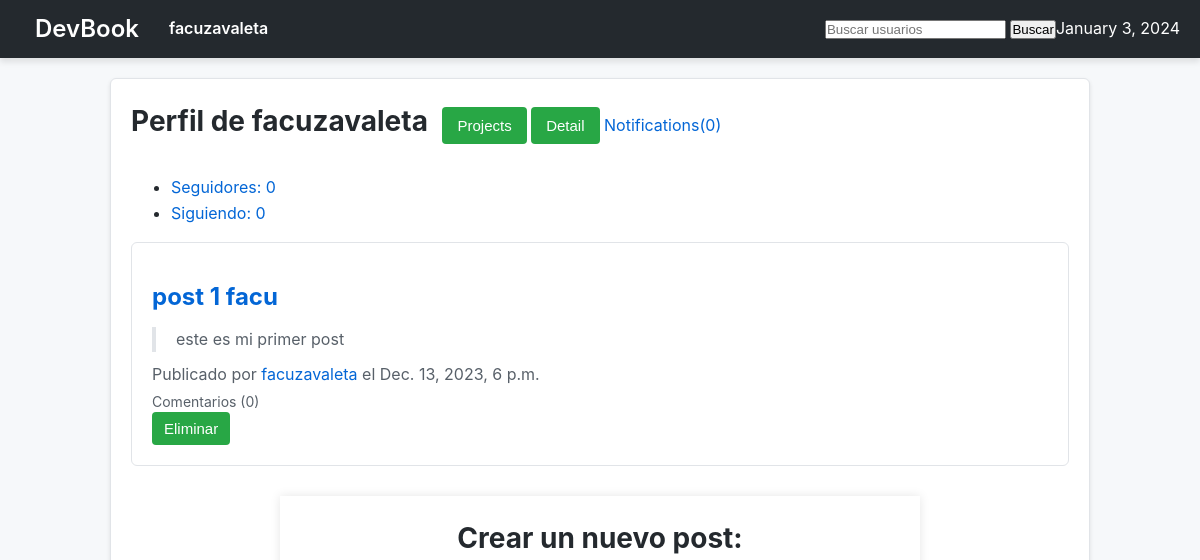
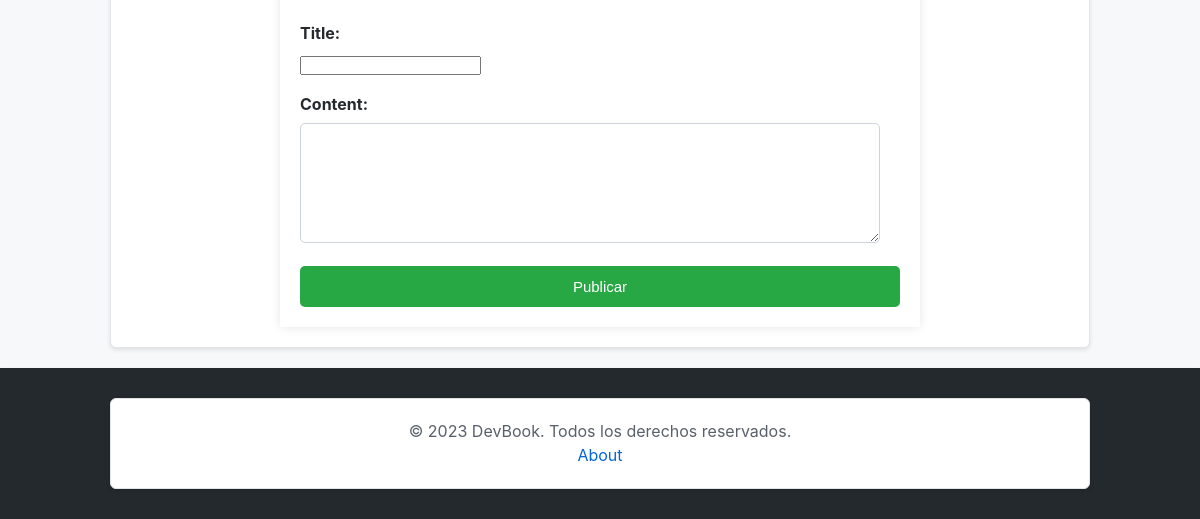
Page /facuzavaleta/ (signed in) on the earlier database version (2 pictures, top to bottom).
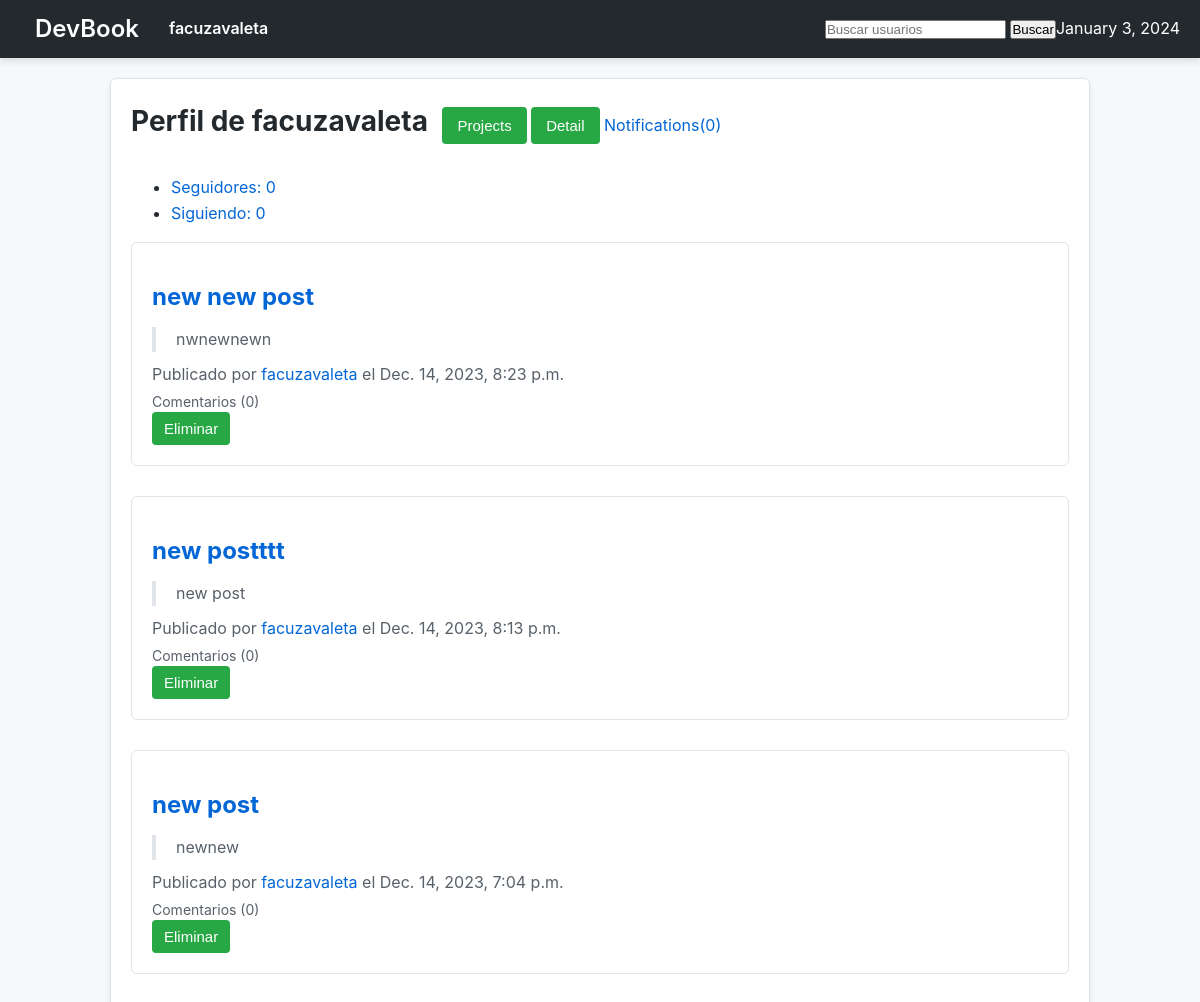
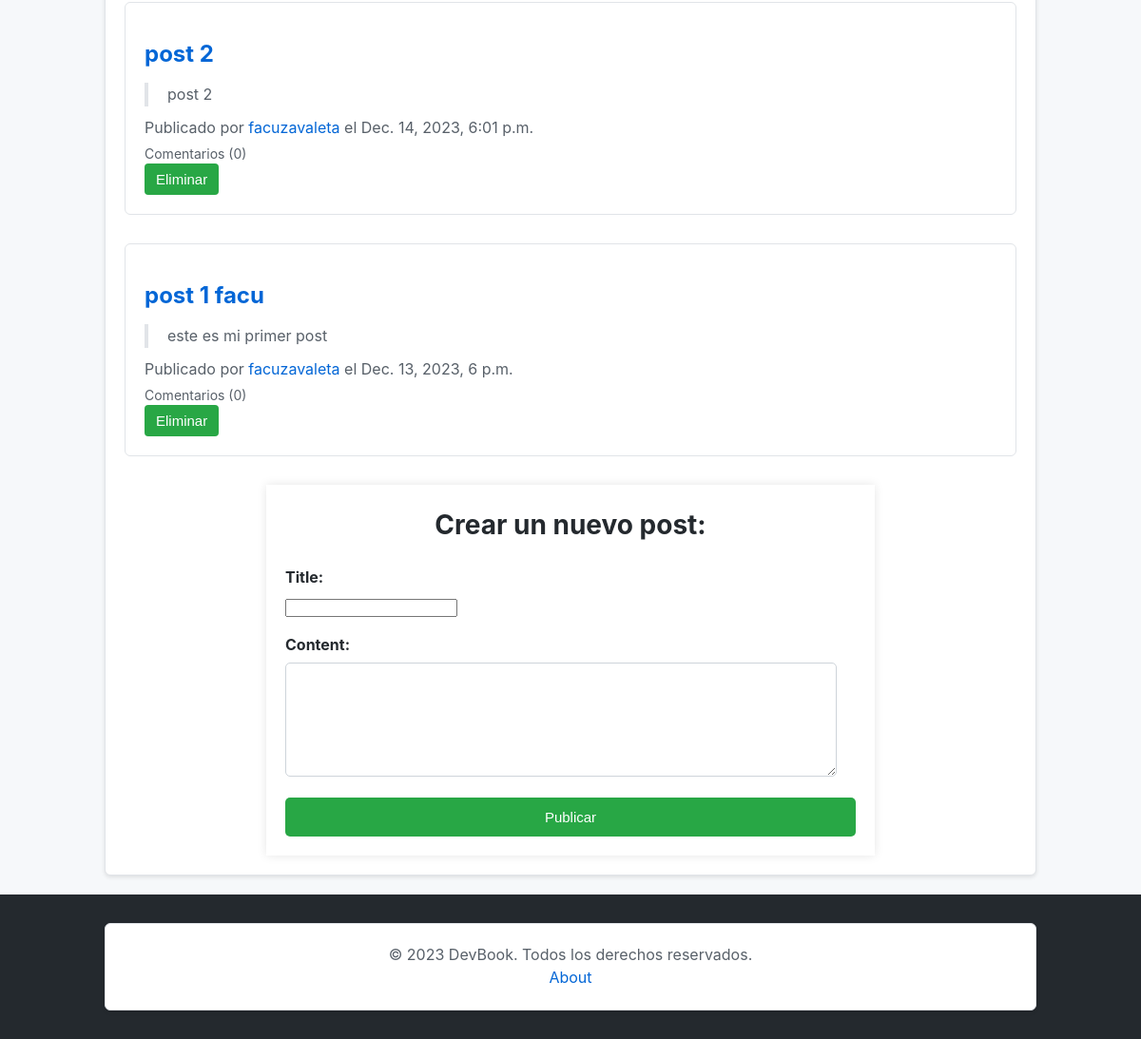
Same page on the later database version (2 pictures, top to bottom).
### posts/models.py (models this page shows, shortened)
class Post(models.Model):
    title = models.CharField(max_length=255)
    content = models.TextField()
    profile_owner = models.ForeignKey(CustomUser, related_name='profile_owner', on_delete=models.CASCADE)
    posted_by = models.ForeignKey(CustomUser, related_name='posted_by', on_delete=models.CASCADE)
    created_at = models.DateTimeField(auto_now_add=True)

### users/models.py (models this page shows, shortened)
class CustomUser(AbstractUser):
    email = models.EmailField(unique=True)
    bio = models.TextField(max_length=500, blank=True)
    image = models.ImageField(upload_to='profile_images/', null=True, blank=True)
    followers = models.ManyToManyField('self', symmetrical=False, related_name='following', blank=True)
    def followers_count(self):
        return self.followers.count()
    def following_count(self):
        return self.following.count()

### users/views.py (the view, shortened to what this page needs)
# urls.py: path('<str:username>/', home_view, name='home'),
@login_required(login_url='login')
def home_view(request, username):
    user_profile = get_object_or_404(CustomUser, username=username)
    unread_notifications = notification.objects.filter(user=request.user, is_read=False)
    if user_profile == request.user:
        posts = Post.objects.filter(
            Q(profile_owner=user_profile, posted_by=user_profile) | Q(profile_owner__in=user_profile.following.all())
        ).order_by('-created_at')
    else:
        posts = Post.objects.filter(profile_owner=user_profile, posted_by=user_profile).order_by('-created_at')
    post_form = PostForm()
    is_following = request.user.is_authenticated and request.user in user_profile.followers.all()
    followers = user_profile.followers.all()
    return render(request, 'users/home.html', {
        'username': username,
        'posts': posts,
        'post_form': post_form,
        'user_profile': user_profile,
        'is_following': is_following,
        'followers': followers,
        'followers_count': user_profile.followers_count(),
        'following_count': user_profile.following_count(),
        'notifications_count': unread_notifications.count(),
    })

### posts/forms.py
class PostForm(forms.ModelForm):
    class Meta:
        model = Post
        fields = ['title', 'content']

### devbook/context_processors.py (called while the page is built)
def current_datetime(request):
    return {'current_datetime': datetime.now()}

### users/templates/users/home.html (shortened to what this page needs)
{% extends 'base.html' %}
{% load static %}
{% block page_content %}
<section>
    <div class="profile_welcome">
        <h2>Perfil de {{ username }}</h2>
        <a href="{% url 'projects_index' username=username %}"><button class="projects-btn">Projects</button></a>
        <a href="{% url 'user_detail' username=username %}"><button class="projects-btn">Detail</button></a>
        {% if user_profile == request.user %}
        <a href="{% url 'notifications_index' username=username%}">Notifications({{ notifications_count }})</a>
        {% endif %}
    </div>
</section>
<div class="followers-list">
    <ul>
        <li><a href="{% url 'followers' username=username %}">Seguidores: {{ followers_count }}</a></li>
        <li><a href="{% url 'followings' username=username %}">Siguiendo: {{ following_count }}</a></li>
    </ul>
</div>
<section id="post-list">
    {% for post in posts %}
        <article class="post">
            <h3><a href="{% url 'post_detail' username=post.profile_owner.username post_id=post.id %}">{{ post.title }}</a></h3>
            <blockquote>{{ post.content }}</blockquote>
            <p class="post-meta">
                Publicado por <a href="{% url 'home' username=post.posted_by.username %}">{{ post.posted_by.username }}</a> el {{ post.created_at }}
            </p>
            <p class="comment-count">Comentarios ({{ post.comment_set.count }})</p>
            {% if post.posted_by == request.user or post.profile_owner == request.user %}
                <form action="{% url 'delete_post' username=post.posted_by.username post_id=post.id %}" method="post" class="delete-post-form">
                    <button type="submit" class="delete-post-btn">Eliminar</button>
                </form>
            {% endif %}
        </article>
    {% endfor %}
    {% if user_profile == request.user %}
        <section id="new-post-form">
            <h2>Crear un nuevo post:</h2>
            <form method="post" action="" class="post-form">
                <div class="form-group">
                    <label for="id_title">Title:</label>
                    {{ post_form.title }}
                </div>
                <div class="form-group">
                    <label for="id_content">Content:</label>
                    {{ post_form.content }}
                </div>
                <button type="submit" class="post-btn">Publicar</button>
            </form>
        </section>
    {% endif %}
</section>
{% endblock %}

Differences in the rows shown:
added Post: title "new new post", content "nwnewnewn", posted_by.username "facuzavaleta", created_at "Dec. 14, 2023, 8:23 p.m.", comment_set.count "0", shows "Eliminar"
added Post: title "new postttt", content "new post", posted_by.username "facuzavaleta", created_at "Dec. 14, 2023, 8:13 p.m.", comment_set.count "0", shows "Eliminar"
added Post: title "new post", content "newnew", posted_by.username "facuzavaleta", created_at "Dec. 14, 2023, 7:04 p.m.", comment_set.count "0", shows "Eliminar"
added Post: title "post 2", content "post 2", posted_by.username "facuzavaleta", created_at "Dec. 14, 2023, 6:01 p.m.", comment_set.count "0", shows "Eliminar"
